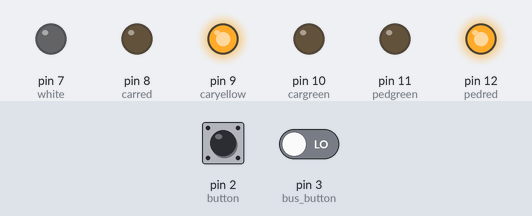
This sketch was run on a simulated Arduino Uno, built with avr-gcc and run on an emulated ATmega328P. Parts: output pins drawn as LEDs (lit = HIGH). Inputs (shaded band) come from the test bench; at power-on: pin 2 (button) LOW, pin 3 (bus_button) LOW.

Above: at 1.5 s.
At 13.0 s:
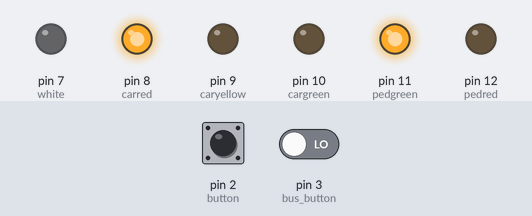
At 24.5 s:
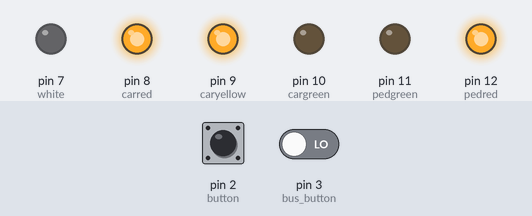
At 36.0 s:
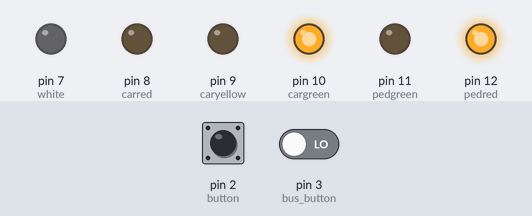
Timing chart, 0 to 59.8 s (numbered marks = the images above):
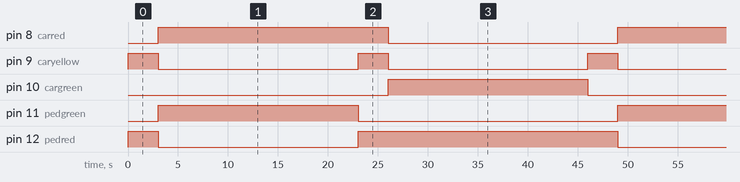

The sketch:

asynchronous_traffic_light_code.ino
```cpp
//car lights assigned
int cargreen = 10;
int caryellow = 9;
int carred = 8;

//ped lights  assigned
int pedred = 12;
int pedgreen = 11;

//button pin
int button = 2;
int bus_button = 3;

//Wait button
int white = 7;

//Blue button
int blue = 6;

enum traffic_light_status{
	GREEN, RED, YELLOW, RED_YELLOW
};

traffic_light_status status;

unsigned long time1 = 0;
unsigned long time2 = 0;

bool button_on = false;
bool button_driver = false;

int counter = 0;

void setup () {
	pinMode(carred, OUTPUT);
	pinMode(caryellow, OUTPUT);
	pinMode(cargreen, OUTPUT);
	pinMode(pedred, OUTPUT);
	pinMode(pedgreen, OUTPUT);
	pinMode(button, INPUT);
	pinMode(white, OUTPUT);
	Serial.begin(9600);
  	status = GREEN;

  	attachInterrupt(digitalPinToInterrupt(button), ped_press, HIGH);
  	attachInterrupt(digitalPinToInterrupt(bus_button), bus_press,RISING);
}

void loop(){
    switch (status){
    case YELLOW:
    	go_red();
    	break;
    case RED:
    	go_yellow_red();
    	break;
    case RED_YELLOW:
    	go_green();
    	break;
    case GREEN:
    	go_yellow();
    	break;
    default:
    	break;
  }
}

void ped_press(){
  	if(status == RED_YELLOW || status == GREEN)
      	digitalWrite(white, HIGH);
  	if(status != GREEN)
     	button_on = true;
}

void bus_press(){
  	if(status == RED || status == YELLOW)
    	digitalWrite(blue, HIGH);
  	button_driver = true;
}

void go_yellow(){
  	digitalWrite(cargreen, LOW);
  	digitalWrite(caryellow, HIGH);
  	digitalWrite(pedred, HIGH);
  	digitalWrite(pedgreen, LOW);
  	status = YELLOW;
  	delay(3000);
  	button_on = false;
  	digitalWrite(white, LOW);
}

void go_red(){
  	status = RED;
  	digitalWrite(caryellow, LOW);
    digitalWrite(carred, HIGH);
    digitalWrite(pedred, LOW);
    digitalWrite(pedgreen, HIGH);
	time1 = millis();
    time2 = millis();
    unsigned long elapsed = 0;
    bool change = false;
    bool button_on = false;
    while(change == false){
        time2 = millis();
        elapsed = time2 - time1;
        if((button_driver == true) && (elapsed > 10000))
          	change = true;

        if((button_driver == false) && (elapsed > 20000))
            change = true;
    }
  	button_on = false;
  	button_driver = false;
  	digitalWrite(blue, LOW);
}

void go_yellow_red(){
  	digitalWrite(caryellow, HIGH);
    digitalWrite(pedred, HIGH);
    digitalWrite(pedgreen, LOW);
  	status = RED_YELLOW;
    delay(3000);
  	button_driver = false;
}

void go_green(){
  	digitalWrite(cargreen, HIGH);
  	digitalWrite(caryellow, LOW);
  	digitalWrite(carred, LOW);
    time1 = millis();
    time2 = millis();

    unsigned long elapsed = 0;
    bool change = false;

    while(change == false){
     	if (button_on == true)
    		digitalWrite(white, HIGH);
        time2 = millis();
        elapsed = time2 - time1;

        if ((button_on == true) && (elapsed > 10000))
          	change = true; //delay 10 sec

       	else if(button_driver == true &&( elapsed > 30000))
      		change = true; //delay 30 sec

        else if (button_driver == false && elapsed > 20000 )
        	change = true; //delay 20 sec
    }
  	button_driver = false;
  	status = GREEN;
}
```

Measured:
- by itself, pin 8 (carred): alternates HIGH for 23.0 s and LOW for 23.0 s
- by itself, pin 9 (caryellow): alternates HIGH for 3.0 s and LOW for 20.0 s
- by itself, pin 10 (cargreen), pin 11 (pedgreen): alternates HIGH for 20.0 s and LOW for 26.0 s
- by itself, pin 12 (pedred): repeats every 46.0 s: LOW 20.0 s, HIGH 26.0 s
